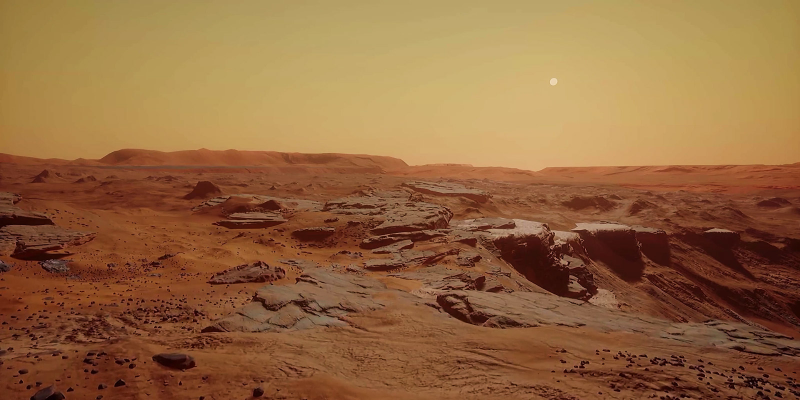
#> input picture devstuff/components/ImageOverlay/mars.jpg, 1600 x 800 px, given in place of image.jpg, which was not available (shown at 1/2 size)
$ python load_overlay_display_save.py   (Python 2 division)
#> lines starting #> are read from the running program, lines starting #| are printed output that depends on the picture; after the words box and inside, x2 and y2 are one past the last pixel; in counts of white or black regions, pixels touching at a corner belong together; pictures that were not available may be replaced by others from this repository, and a replacement may not be noted
import cv2

img_name = "image.jpg"
compass_name = "compass.png"

img = cv2.imread(img_name)
#> img is the input picture: shape (800, 1600, 3); mean B, G, R 63.6, 103.3, 147.2
compass_img = cv2.imread(compass_name, -1)
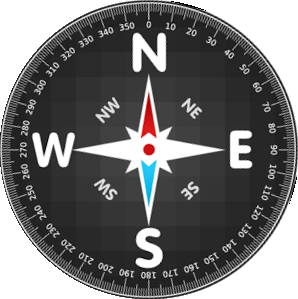
#> input picture devstuff/components/ImageOverlay/compass.png, 298 x 299 px, found by its file name
#> compass_img is the input picture: shape (299, 298, 4); mean B, G, R, A 114.6, 114.4, 114.7, 200.9

compass_width = int(img.shape[1]*float(.4))
#> compass_width = 640
compass_height = int(img.shape[0]*float(.4))
#> compass_height = 320

x_offset=50
y_offset=50

compass_img = cv2.resize (compass_img,(compass_width, compass_height), interpolation = cv2.INTER_CUBIC)
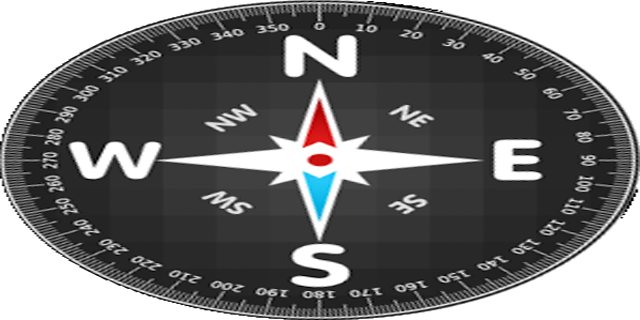
#> compass_img: shape (320, 640, 4); mean B, G, R, A 114.5, 114.3, 114.6, 200.9

# overlay image1 over imag2 (with transparency support)
# pseudocode:
# [result-image::rgb channel] = [image1::rgb-channel] * [imag1::alpha-channel] + [image2::rgb-channel] * (1.0-[imag1::alpha-channel])
for c in range(0,3):
    img[y_offset:y_offset+compass_img.shape[0], x_offset:x_offset+compass_img.shape[1], c] = compass_img[:,:,c] * (compass_img[:,:,3]/255.0) +  img[y_offset:y_offset+compass_img.shape[0], x_offset:x_offset+compass_img.shape[1], c] * (1.0 - compass_img[:,:,3]/255.0)
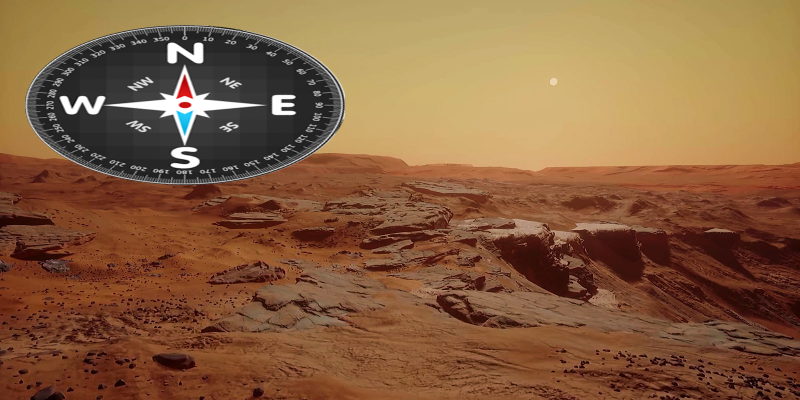
#> img: shape (800, 1600, 3) (shown at 1/2 size); 12.74% of pixels changed, all inside (x1, y1, x2, y2) = (50, 50, 690, 370)

# Load the image and show some basic information on it
print "width: %d pixels" % (img.shape[1])
#| width: 1600 pixels
print "height: %d pixels" % (img.shape[0])
#| height: 800 pixels
print "channels: %d" % (img.shape[2])
#| channels: 3


# Show the img and wait for a keypress
cv2.imshow("Image", img)
cv2.waitKey(0)

# Save the img -- OpenCV handles converting filetypes
# automatically
cv2.imwrite("newimg.jpg", img)
